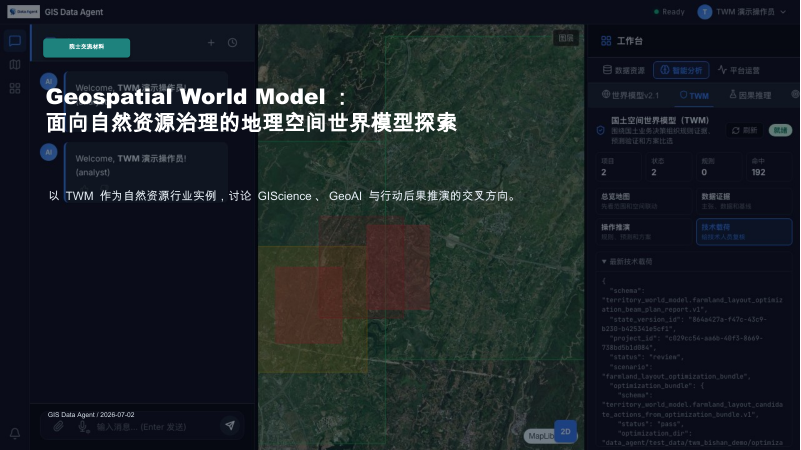
#> input picture docs/reports/gwm_chen_jun_academician_2026-07-02/qa_pages/page-01.png, 1601 x 900 px (shown at 1/2 size); its folder holds only this picture in this run
$ python qa_render_contact_sheet.py
#> lines starting #> are read from the running program, lines starting #| are printed output that depends on the picture
from __future__ import annotations

from pathlib import Path

from PIL import Image, ImageDraw


ROOT = Path(__file__).resolve().parent
PAGES_DIR = ROOT / "qa_pages"
CONTACT_SHEET = ROOT / "qa_contact_sheet.png"
SUMMARY = ROOT / "qa_render_summary.md"


def main() -> None:
    pages = sorted(PAGES_DIR.glob("page-*.png"))
    thumb_w, thumb_h = 320, 180
    pad, label_h, cols = 18, 22, 4
    rows = (len(pages) + cols - 1) // cols
    sheet = Image.new(
        "RGB",
        (cols * (thumb_w + pad) + pad, rows * (thumb_h + label_h + pad) + pad),
        "white",
    )
#> sheet: PIL image 1370x238 RGB; every value is 255
    draw = ImageDraw.Draw(sheet)
    checks = []

    for idx, path in enumerate(pages):
        img = Image.open(path).convert("RGB")
#> img is the input picture: PIL image 1601x900 RGB; mean R, G, B 27.6, 34.5, 39.3
        extrema = img.getextrema()
#> extrema = ((0, 255), (0, 255), (0, 255))
        is_flat = all(channel[0] == channel[1] for channel in extrema)
#> is_flat = False
        checks.append({"file": path.name, "size": img.size, "flat": is_flat})

        thumb = img.copy()
        thumb.thumbnail((thumb_w, thumb_h))
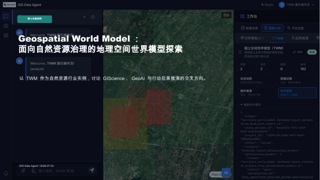
#> thumb: PIL image 320x180 RGB; mean R, G, B 27.7, 34.6, 39.3
        x = pad + (idx % cols) * (thumb_w + pad)
        y = pad + (idx // cols) * (thumb_h + label_h + pad)
        sheet.paste(thumb, (x + (thumb_w - thumb.width) // 2, y))
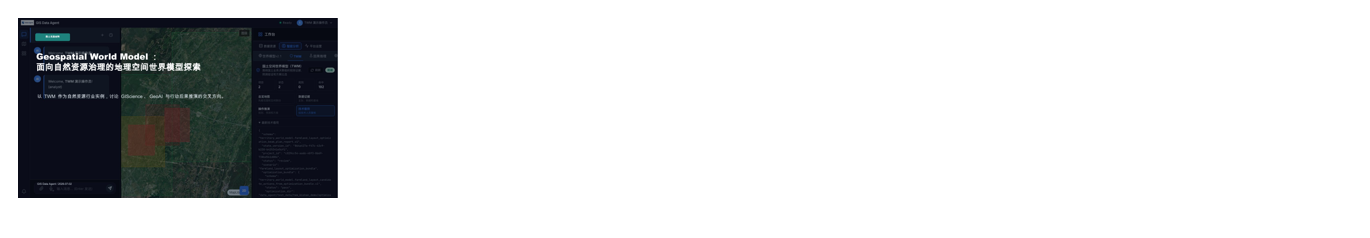
#> sheet: PIL image 1370x238 RGB; mean R, G, B 214.8, 216.1, 216.9
        draw.text(
            (x, y + thumb_h + 4),
            f"{idx + 1:02d} {path.name} {img.size[0]}x{img.size[1]}",
            fill=(20, 25, 35),
        )

    sheet.save(CONTACT_SHEET)
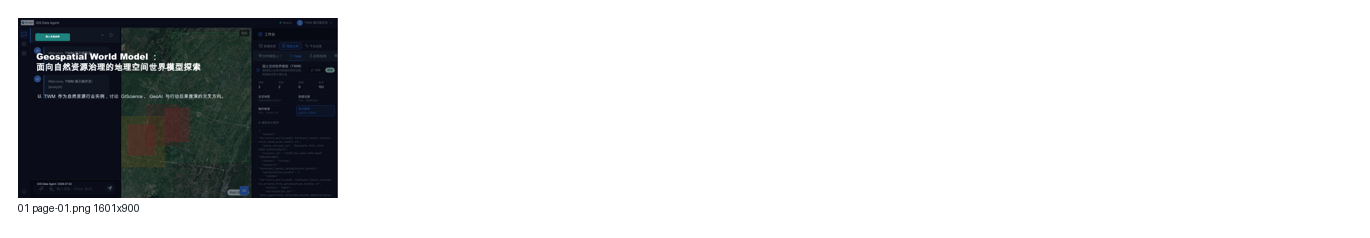
#> saved as qa_contact_sheet.png: PIL image 1370x238 RGB; mean R, G, B 214.6, 215.9, 216.7
    sizes = sorted({item["size"] for item in checks})
#> sizes = [(1601, 900)]
    flat_pages = [item["file"] for item in checks if item["flat"]]
#> flat_pages = []
    SUMMARY.write_text(
        "\n".join(
            [
                "# Render Summary",
                "",
                f"- Rendered pages: {len(pages)}",
                f"- Unique page sizes: {sizes}",
                f"- Flat pages: {flat_pages}",
                f"- Contact sheet: `{CONTACT_SHEET.name}`",
            ]
        )
        + "\n",
        encoding="utf-8",
    )
    print(f"pages={len(pages)}")
    print(f"contact_sheet={CONTACT_SHEET}")
    print(f"flat_pages={flat_pages}")
#| flat_pages=[]
    print(f"sizes={sizes}")
#| sizes=[(1601, 900)]


if __name__ == "__main__":
    main()

$ run again, on docs/reports/gwm_chen_jun_academician_2026-07-02/qa_pages/page-06.png
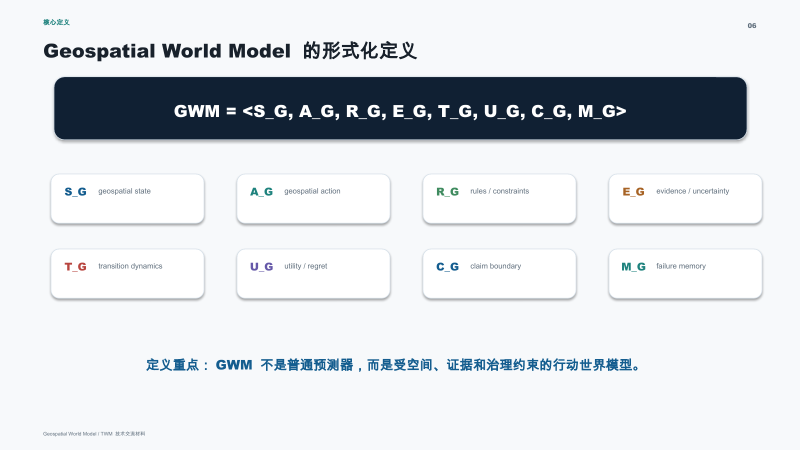
#> input picture docs/reports/gwm_chen_jun_academician_2026-07-02/qa_pages/page-06.png, 1601 x 900 px (shown at 1/2 size)
#> in main, img is the input picture: PIL image 1601x900 RGB; mean R, G, B 216.8, 220.8, 224.9
#> extrema = ((16, 255), (32, 255), (37, 255))
#> is_flat = False
#> in main, `thumb.thumbnail((thumb_w, thumb_h))`:
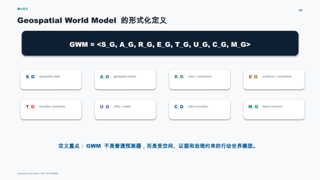
#> thumb: PIL image 320x180 RGB; mean R, G, B 216.8, 220.8, 224.9
#> in main, `sheet.save(CONTACT_SHEET)`:
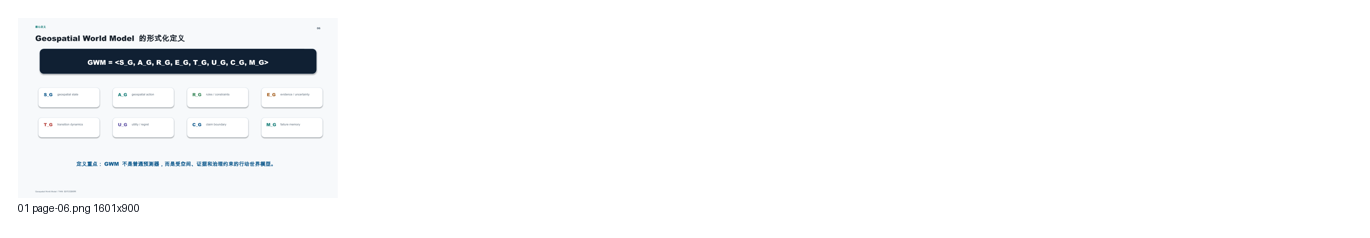
#> saved as qa_contact_sheet.png: PIL image 1370x238 RGB; mean R, G, B 248, 248.8, 249.5
#> sizes = [(1601, 900)]
#> flat_pages = []
#| flat_pages=[]
#| sizes=[(1601, 900)]

$ run again, on docs/reports/gwm_chen_jun_academician_2026-07-02/qa_pages/page-07.png
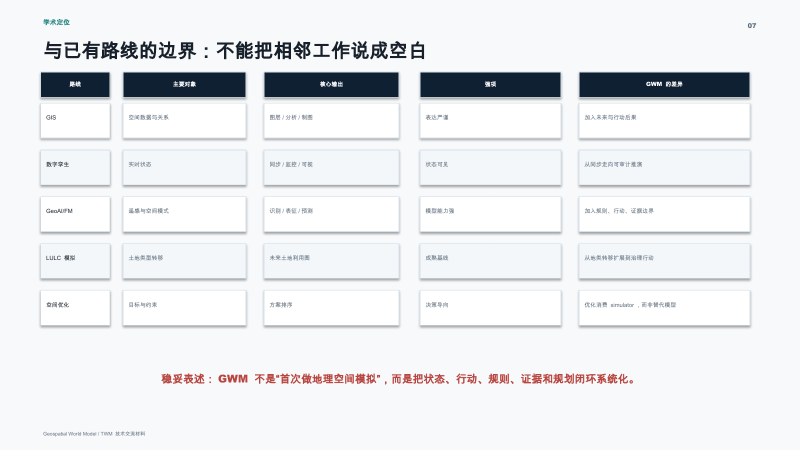
#> input picture docs/reports/gwm_chen_jun_academician_2026-07-02/qa_pages/page-07.png, 1601 x 900 px (shown at 1/2 size)
#> in main, img is the input picture: PIL image 1601x900 RGB; mean R, G, B 232.6, 234.7, 237.3
#> extrema = ((16, 255), (32, 255), (43, 255))
#> is_flat = False
#> in main, `thumb.thumbnail((thumb_w, thumb_h))`:
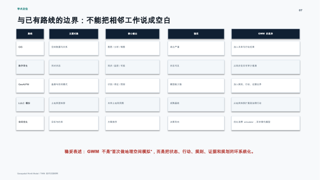
#> thumb: PIL image 320x180 RGB; mean R, G, B 232.6, 234.6, 237.3
#> in main, `sheet.save(CONTACT_SHEET)`:
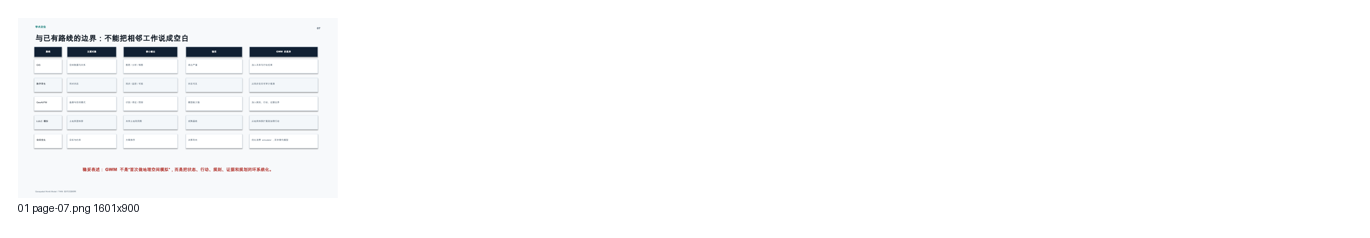
#> saved as qa_contact_sheet.png: PIL image 1370x238 RGB; mean R, G, B 250.8, 251.2, 251.7
#> sizes = [(1601, 900)]
#> flat_pages = []
#| flat_pages=[]
#| sizes=[(1601, 900)]

$ run again, on docs/reports/gwm_chen_jun_academician_2026-07-02/qa_pages/page-02.png
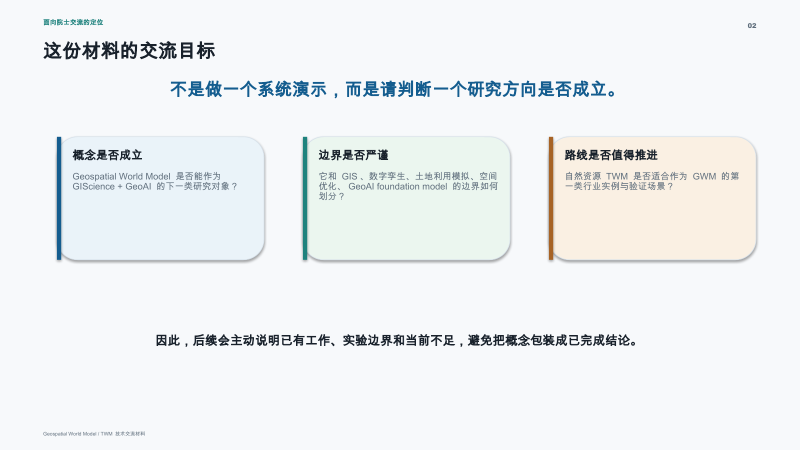
#> input picture docs/reports/gwm_chen_jun_academician_2026-07-02/qa_pages/page-02.png, 1601 x 900 px (shown at 1/2 size)
#> in main, img is the input picture: PIL image 1601x900 RGB; mean R, G, B 238.2, 241.4, 242.7
#> extrema = ((20, 255), (33, 255), (37, 255))
#> is_flat = False
#> in main, `thumb.thumbnail((thumb_w, thumb_h))`:
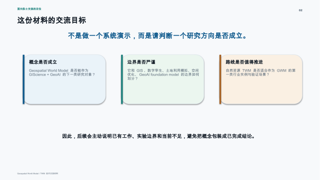
#> thumb: PIL image 320x180 RGB; mean R, G, B 238.2, 241.4, 242.7
#> in main, `sheet.save(CONTACT_SHEET)`:
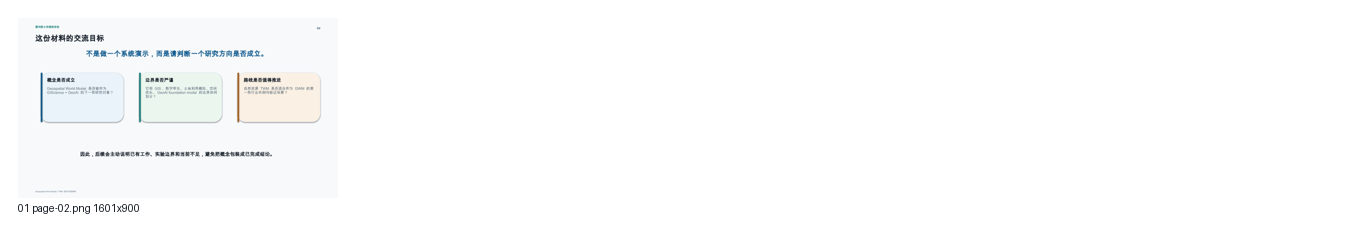
#> saved as qa_contact_sheet.png: PIL image 1370x238 RGB; mean R, G, B 251.8, 252.4, 252.6
#> sizes = [(1601, 900)]
#> flat_pages = []
#| flat_pages=[]
#| sizes=[(1601, 900)]
